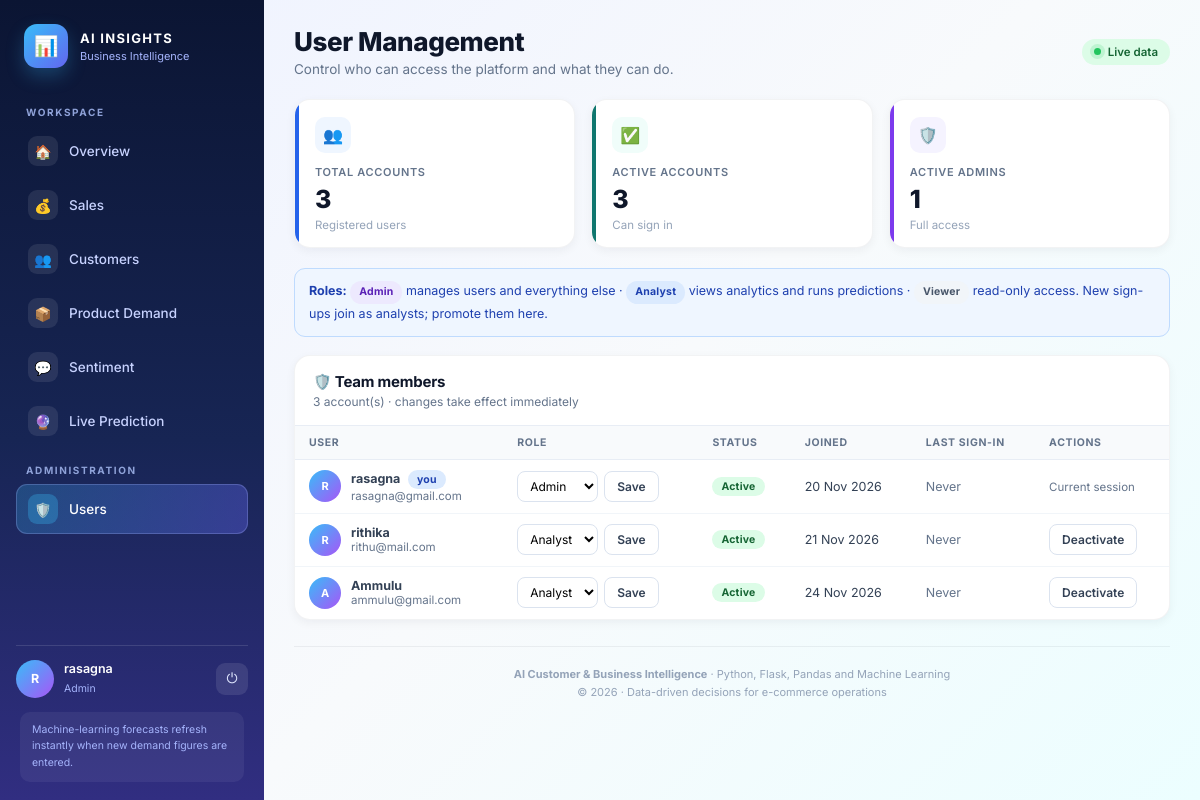
Page /admin/users (signed in) on the committed database.
### backend/routes/routes/models.py (models this page shows, shortened)
class User(db.Model):
    __tablename__ = "users"
    id = db.Column(db.Integer, primary_key=True)
    name = db.Column(db.String(120), nullable=False)
    email = db.Column(db.String(255), unique=True, nullable=False, index=True)
    password_hash = db.Column(db.String(255), nullable=False)
    role = db.Column(db.String(20), nullable=False, default="analyst")
    is_active = db.Column(db.Boolean, nullable=False, default=True)
    created_at = db.Column(db.DateTime, nullable=False, default=utcnow)
    last_login_at = db.Column(db.DateTime)
    predictions = db.relationship(
        "PredictionLog",
        back_populates="user",
        lazy="dynamic",
    )
    @property
    def is_admin(self):
        return self.role == "admin"
    @property
    def initials(self):
        parts = [p for p in (self.name or "").split() if p]
        if not parts:
            return (self.email or "?")[0].upper()
        if len(parts) == 1:
            return parts[0][0].upper()
        return (parts[0][0] + parts[-1][0]).upper()

### backend/routes/routes/admin.py (the view)
@bp.get("/users")
@admin_required
def users():
    accounts = User.query.order_by(User.created_at.asc()).all()
    stats = {
        "total": len(accounts),
        "active": sum(1 for u in accounts if u.is_active),
        "admins": sum(
            1 for u in accounts if u.role == "admin" and u.is_active
        ),
    }
    return render_template(
        "admin_users.html",
        page_title="User Management",
        page_subtitle="Control who can access the platform and what they can do.",
        accounts=accounts,
        roles=ROLES,
        stats=stats,
    )

### backend/routes/routes/security.py (called while the page is built, shortened)
def get_csrf_token():
    token = session.get("_csrf_token")
    if not token:
        token = secrets.token_urlsafe(32)
        session["_csrf_token"] = token
    return token

def validate_csrf():
    if request.method in SAFE_METHODS:
        return None

def load_current_user():
    user_id = session.get("user_id")
    user = db.session.get(User, user_id) if user_id else None
    if user is not None and not user.is_active:
        session.clear()
        user = None
    g.user = user

def role_required(*roles):
    def decorator(view):
        @wraps(view)
        def wrapped(*args, **kwargs):
            user = g.get("user")
            if user is None:
                if _wants_json():
                    return jsonify(error="Authentication required."), 401
                return redirect(url_for("auth.login"))
            return view(*args, **kwargs)
        return wrapped
    return decorator

### frontend/templates/admin_users.html (shortened to what this page needs)
{% extends "base.html" %}
{% block content %}
<div class="kpi-grid">
  <article class="kpi kpi-blue">
    <div class="kpi-icon">👥</div>
    <span class="kpi-label">Total accounts</span>
    <strong class="kpi-value">{{ stats.total }}</strong>
    <span class="kpi-sub">Registered users</span>
  </article>
  <article class="kpi kpi-teal">
    <div class="kpi-icon">✅</div>
    <span class="kpi-label">Active accounts</span>
    <strong class="kpi-value">{{ stats.active }}</strong>
    <span class="kpi-sub">Can sign in</span>
  </article>
  <article class="kpi kpi-purple">
    <div class="kpi-icon">🛡️</div>
    <span class="kpi-label">Active admins</span>
    <strong class="kpi-value">{{ stats.admins }}</strong>
    <span class="kpi-sub">Full access</span>
  </article>
</div>
<div class="notice">
  <strong>Roles:</strong>
  <span class="badge badge-purple">Admin</span> manages users and everything else ·
  <span class="badge badge-blue">Analyst</span> views analytics and runs predictions ·
  <span class="badge badge-slate">Viewer</span> read-only access.
  New sign-ups join as analysts; promote them here.
</div>
<section class="panel" style="margin-top:18px">
  <div class="panel-head">
    <div>
      <h2>🛡️ Team members</h2>
      <p>{{ stats.total }} account(s) · changes take effect immediately</p>
    </div>
  </div>
  <div class="panel-body flush">
    <div class="table-wrap" style="max-height:none">
      <table class="data">
        <thead>
          <tr>
            <th>User</th>
            <th>Role</th>
            <th>Status</th>
            <th>Joined</th>
            <th>Last sign-in</th>
            <th>Actions</th>
          </tr>
        </thead>
        <tbody>
          {% for account in accounts %}
            <tr>
              <td>
                <div style="display:flex;align-items:center;gap:10px">
                  <div class="avatar" style="width:32px;height:32px;font-size:11px">{{ account.initials }}</div>
                  <div>
                    <strong>{{ account.name }}</strong>
                    {% if account.id == current_user.id %}
                      <span class="badge badge-blue" style="margin-left:4px">you</span>
                    {% endif %}
                    <div class="small muted">{{ account.email }}</div>
                  </div>
                </div>
              </td>
              <td>
                <form class="inline-form" method="post"
                      action="{{ url_for('admin.update_role', user_id=account.id) }}">
                  <select name="role" aria-label="Role for {{ account.name }}">
                    {% for role in roles %}
                      <option value="{{ role }}" {% if account.role == role %}selected{% endif %}>
                        {{ role|capitalize }}
                      </option>
                    {% endfor %}
                  </select>
                  <button class="btn btn-ghost btn-sm" type="submit">Save</button>
                </form>
              </td>
              <td>
                {% if account.is_active %}
                  <span class="badge badge-green">Active</span>
                {% else %}
                  <span class="badge badge-rose">Deactivated</span>
                {% endif %}
              </td>
              <td>{{ account.created_at.strftime('%d %b %Y') }}</td>
              <td>
                {% if account.last_login_at %}
                  {{ account.last_login_at.strftime('%d %b %Y %H:%M') }}
                {% else %}
                  <span class="muted">Never</span>
                {% endif %}
              </td>
              <td>
                {% if account.id == current_user.id %}
                  <span class="small muted">Current session</span>
                {% else %}
                  <form method="post" action="{{ url_for('admin.toggle_user', user_id=account.id) }}">
                    <button class="btn btn-ghost btn-sm" type="submit">
                      {% if account.is_active %}Deactivate{% else %}Activate{% endif %}
                    </button>
                  </form>
                {% endif %}
              </td>
            </tr>
          {% endfor %}
        </tbody>
      </table>
    </div>
  </div>
</section>
{% endblock %}

### frontend/templates/base.html (shortened to what this page needs)
<!DOCTYPE html>
<html lang="en">
<head>
  <link rel="stylesheet" href="{{ url_for('static', filename='css/style.css') }}">
</head>
<body>
  <div class="app-shell">
    <aside class="sidebar" id="sidebar">
      <div class="brand">
        <div class="brand-mark">📊</div>
        <div>
          <h2>AI Insights</h2>
          <p>Business Intelligence</p>
        </div>
      </div>
      <div class="nav-section-label">Workspace</div>
      <nav>
        {% for item in nav_items %}
          <a class="nav-link {% if request.endpoint == item.endpoint %}active{% endif %}"
             href="{{ url_for(item.endpoint) }}">
            <span class="nav-icon">{{ item.icon }}</span>
            <span>{{ item.label }}</span>
          </a>
        {% endfor %}
        {% if current_user and current_user.is_admin %}
          <div class="nav-section-label">Administration</div>
          <a class="nav-link {% if request.endpoint == admin_nav_item.endpoint %}active{% endif %}"
             href="{{ url_for(admin_nav_item.endpoint) }}">
            <span class="nav-icon">{{ admin_nav_item.icon }}</span>
            <span>{{ admin_nav_item.label }}</span>
          </a>
        {% endif %}
      </nav>
      <div class="sidebar-footer">
        <div class="user-card">
          <div class="avatar">{{ current_user.initials }}</div>
          <div class="user-meta">
            <strong title="{{ current_user.name }}">{{ current_user.name }}</strong>
            <span>{{ current_user.role }}</span>
          </div>
          <form class="logout-form" method="post" action="{{ url_for('auth.logout') }}">
            <button class="logout-btn" type="submit" title="Sign out" aria-label="Sign out">⏻</button>
          </form>
        </div>
        <div class="sidebar-note">
          Machine-learning forecasts refresh instantly when new demand
          figures are entered.
        </div>
      </div>
    </aside>
    <main class="main">
      <header class="topbar">
        <div class="topbar-title">
          <h1>{{ page_title }}</h1>
          <p>{{ page_subtitle }}</p>
        </div>
        <div class="topbar-meta">
          <span class="live-pill">Live data</span>
        </div>
      </header>
      <div class="page">
        {% block content %}{% endblock %}
      </div>
      <footer class="footer">
        <strong>{{ app_name }}</strong> · Python, Flask, Pandas and Machine Learning<br>
        © {{ current_year }} · Data-driven decisions for e-commerce operations
      </footer>
    </main>
  </div>
</body>
</html>

### rows in the picture
User: initials "R", name "rasagna", role "Admin", shows "you", email "rasagna@gmail.com", is_active "Active", created_at "20 Nov 2026", shows "Never", shows "Current session"
User: initials "R", name "rithika", email "rithu@mail.com", role "Analyst", is_active "Active", created_at "21 Nov 2026", shows "Never"
User: initials "A", name "Ammulu", email "ammulu@gmail.com", role "Analyst", is_active "Active", created_at "24 Nov 2026", shows "Never"

### other values in the picture
{{ item.icon }} "🏠" "💰" "👥" "📦" "💬" "🔮"
{{ item.label }} "Overview" "Sales" "Customers" "Product Demand" "Sentiment" "Live Prediction"
{{ admin_nav_item.icon }} "🛡️"
{{ admin_nav_item.label }} "Users"
{{ page_title }} "User Management"
{{ page_subtitle }} "Control who can access the platform and what they can do."
{{ stats.total }} "3"
{{ stats.active }} "3"
{{ stats.admins }} "1"
{{ app_name }} "AI Customer & Business Intelligence"
